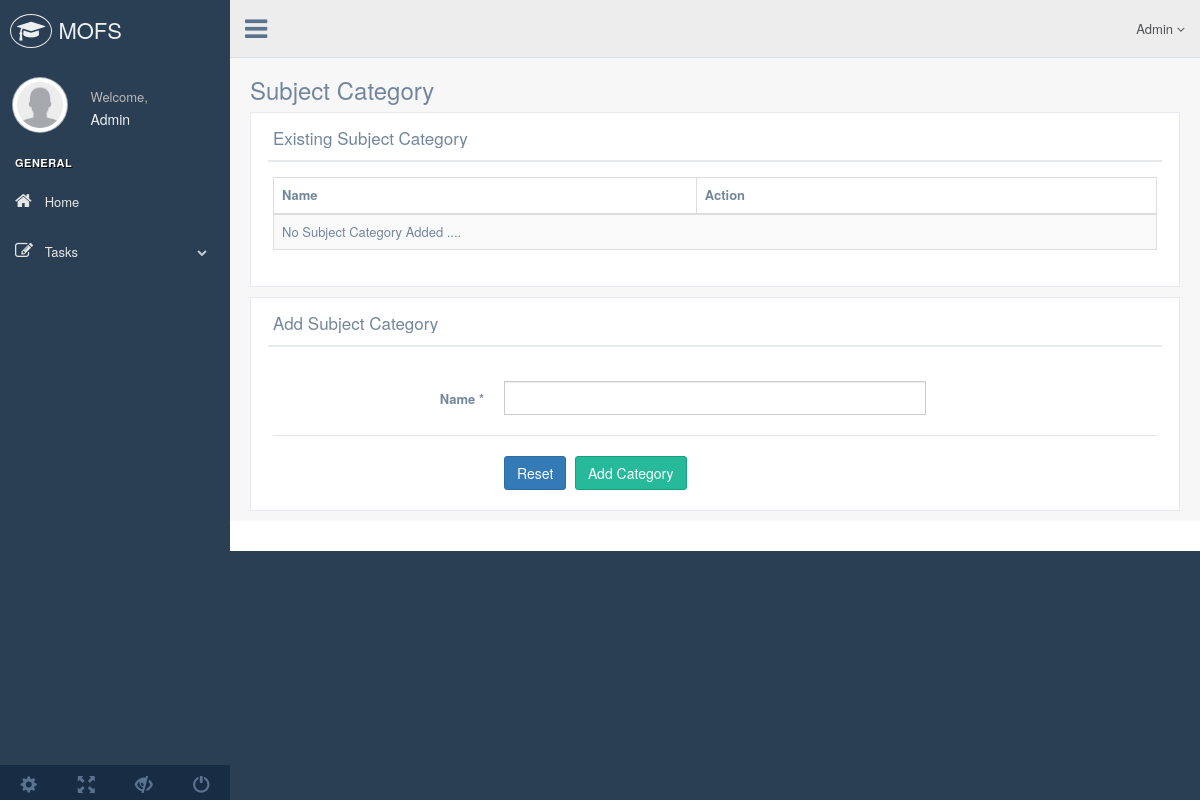
Page /subject_category.php (signed in) on the earlier database version.
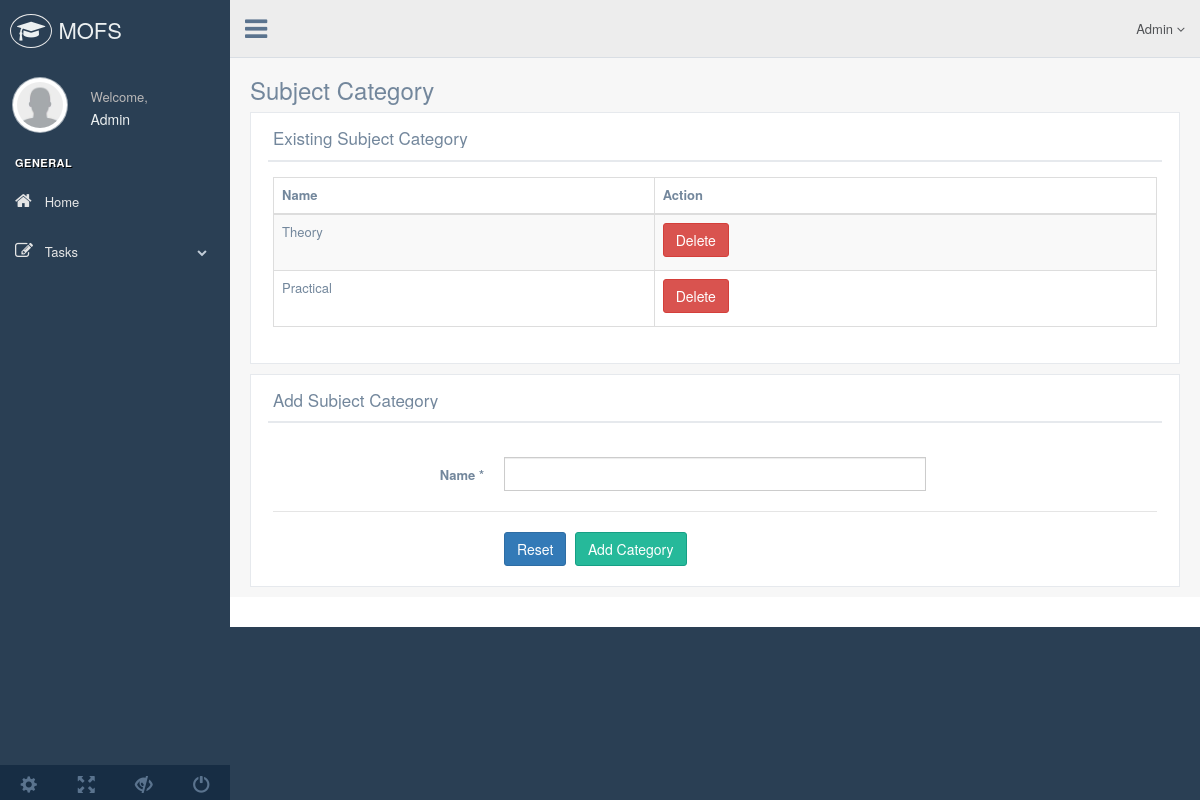
Same page on the later database version.
### tables this page shows
CREATE TABLE `sub_category` (
  `id` int(11) NOT NULL,
  `name` varchar(20) NOT NULL
);

### subject_category.php (the view, shortened to what the changed rows need)
<?php
	require_once 'bin/config/dbcon.php';
?>
<!DOCTYPE html>
<html lang="en">
 <?php include("theme/head.php");?>
  <link href="vendors/datatables.net-bs/css/dataTables.bootstrap.min.css" rel="stylesheet">
    <link href="vendors/datatables.net-buttons-bs/css/buttons.bootstrap.min.css" rel="stylesheet">
    <link href="vendors/datatables.net-fixedheader-bs/css/fixedHeader.bootstrap.min.css" rel="stylesheet">
    <link href="vendors/datatables.net-responsive-bs/css/responsive.bootstrap.min.css" rel="stylesheet">
    <link href="vendors/datatables.net-scroller-bs/css/scroller.bootstrap.min.css" rel="stylesheet">
  <body class="nav-md">
    <div class="container body">
      <div class="main_container">
        <div class="col-md-3 left_col">
			<?php include("theme/leftsidebar.php");?>
		<div class="right_col" role="main">
          <div class="">
            <div class="row">
              <div class="col-md-12 col-sm-12 col-xs-12">
                <div class="x_panel">
                  <div class="x_title">
                    <h2>Existing Subject Category</h2>
                  </div>
                  <div class="x_content" id="user_container">
                    <table id="datatable" class="table table-striped table-bordered">
                      <thead>
                        <tr>
                          <th>Name</th>
                          <th>Action</th>
                        </tr>
                      </thead>
                      <tbody>
            <?php
              $fetch_query = "SELECT `id`, `name` FROM `sub_category`";
              if ($res = mysqli_query($dbcon,$fetch_query)) {
                if (mysqli_num_rows($res) > 0) {
                  while ($row = mysqli_fetch_assoc($res)) {
            ?>
                        <tr>
                          <td><?php echo $row['name'];?></td>
                          <td><input type="submit" name="delete" value="Delete" class="btn btn-danger" onclick="delete_sub_cat(<?php echo $row['id']; ?>)"/></td>
                        </tr>
            <?php
                  }
                }
                else
                {
            ?>
                <tr>
                  <td colspan="2"> No Subject Category Added .... </td>
                </tr>
            <?php
                }
              }
            ?>
                      </tbody>
                    </table>
                  </div>
                </div>
              </div>
          </div>
            <div class="row">
              <div class="col-md-12 col-sm-12 col-xs-12">
                <div class="x_panel">
                  <div class="x_title">
                    <h2>Add Subject Category</h2>
                  </div>
                </div>
              </div>
            </div>
          </div>
        </div>
      </div>
    </div>
  </body>
</html>

Differences in the rows shown:
added sub_category: name "Theory"
added sub_category: name "Practical"
Other differences:
text no longer shown: "No Subject Category Added ...."
